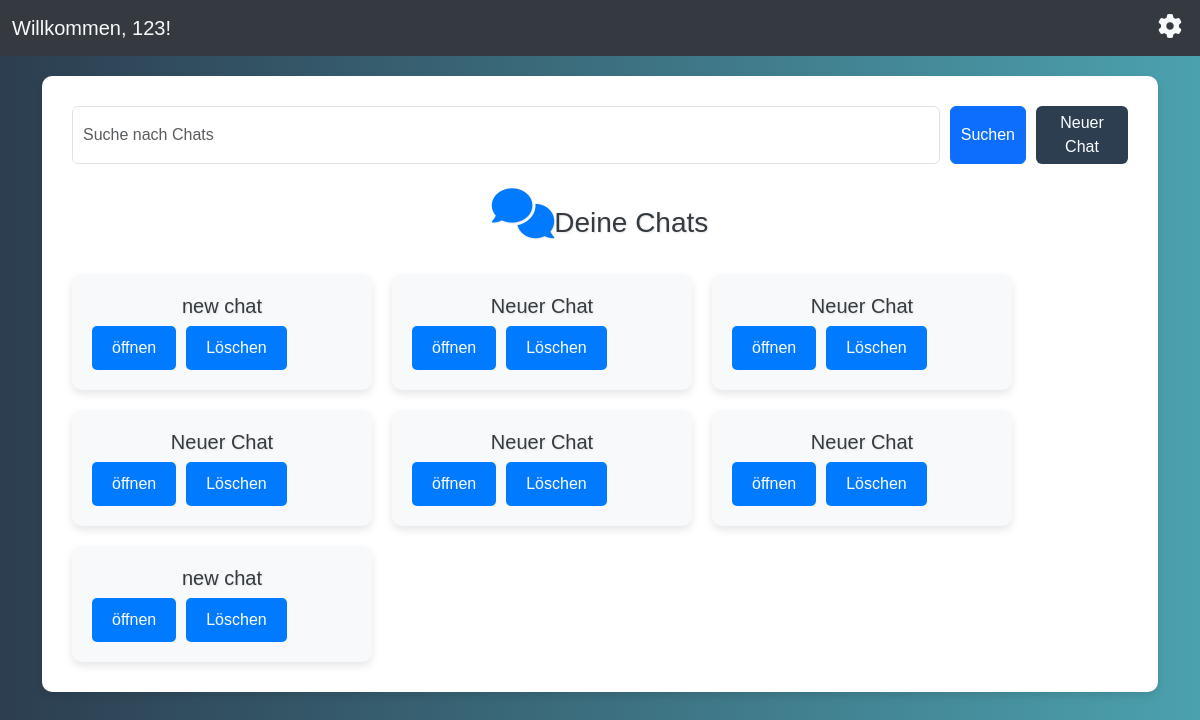
The page /pages/index.php (signed in) on the database its author committed.
### tables this page shows
CREATE TABLE "chat_records"
(
    id      INTEGER
        primary key autoincrement,
    user_id INTEGER not null,
    title   TEXT
);

### composables/db.php (called while the page is built)
<?php
function db(): PDO {
    static $pdo = new PDO('sqlite:../db/identifier.sqlite');
    $pdo->setAttribute(PDO::ATTR_ERRMODE, PDO::ERRMODE_EXCEPTION);
    return $pdo;
}

### pages/index.php (the view, shortened to what this page needs)
<?php
require_once "../composables/db.php";
$username = $_SESSION['username'];
$userid = $_SESSION['userid'];
$search_query = '';
if (isset($_GET['search'])) {
    $search_query = $_GET['search'];
    $chat_stmt = db()->prepare('SELECT * FROM chat_records WHERE user_id = :userid AND title LIKE :search');
    $chat_stmt->bindValue(':userid', $userid);
    $chat_stmt->bindValue(':search', '%' . $search_query . '%');
} else {
    $chat_stmt = db()->prepare('SELECT * FROM chat_records WHERE user_id = :userid');
    $chat_stmt->bindValue(':userid', $userid);
}
$chat_stmt->execute();
$chats = $chat_stmt->fetchAll(PDO::FETCH_ASSOC);
?>
<!DOCTYPE html>
<html lang="de">
<head>
    <link href="https://cdn.jsdelivr.net/npm/bootstrap@5.3.0-alpha1/dist/css/bootstrap.min.css" rel="stylesheet">
    <link href="https://cdnjs.cloudflare.com/ajax/libs/font-awesome/6.0.0-beta3/css/all.min.css" rel="stylesheet">
</head>
<body>
<nav class="navbar navbar-expand-lg navbar-dark">
    <div class="container-fluid">
        <a class="navbar-brand" href="#">Willkommen, <?php echo htmlspecialchars($username); ?>!</a>
        <div class="collapse navbar-collapse" id="navbarNav">
            <ul class="navbar-nav ms-auto">
                <li class="nav-item dropdown">
                    <button class="settings-button" id="welcomeButton">
                        <i class="fa-solid fa-gear"></i>
                    </button>
                </li>
            </ul>
        </div>
    </div>
</nav>
<div class="container">
    <div class="row">
        <div class="col-md-12">
            <div class="main-content text-center">
                <div class="search-bar">
                    <form method="GET" class="d-flex w-100">
                        <input type="text" name="search" class="form-control" placeholder="Suche nach Chats" value="<?= htmlspecialchars($search_query); ?>">
                        <button type="submit" class="btn btn-primary">Suchen</button>
                    </form>
                    <form method="POST">
                        <button type="submit" name="new_chat" class="btn btn-new-chat">Neuer Chat</button>
                    </form>
                </div>
                <h3 class="text-center mt-4"><i class="fas fa-comments icon"></i>Deine Chats</h3>
                <div class="chats-container mt-3">
                    <?php if (empty($chats)): ?>
                        <p class="text-center">Keine Chats vorhanden.</p>
                    <?php else: ?>
                        <?php foreach ($chats as $chat): ?>
                            <div class="chat-card">
                                <h5><?= htmlspecialchars($chat["title"]); ?></h5>
                                <div class="btn-group">
                                    <form action="./chat.php" method="get">
                                        <button type="submit">öffnen</button>
                                    </form>
                                    <form method="POST">
                                        <button type="submit" name="delete_chat" class="btn btn-delete">Löschen</button>
                                    </form>
                                </div>
                            </div>
                        <?php endforeach; ?>
                    <?php endif; ?>
                </div>
            </div>
        </div>
    </div>
</div>
</body>
</html>

### pages/index.php (style rules this page uses)
body { background: linear-gradient(to right, #2c3e50 0%, #4ca1af 100%); color: #343a40; font-family: 'Arial', sans-serif; }
.navbar { background: #343a40; }
.navbar-brand, .nav-link, .btn-outline-danger { color: #f8f9fa !important; }
.container { margin-top: 20px; }
.main-content { background: #ffffff; padding: 30px; border-radius: 10px; box-shadow: 0 4px 8px rgba(0, 0, 0, 0.1); position: relative; overflow: hidden; }
.main-content h3 { position: relative; z-index: 1; }
.chats-container { display: flex; flex-wrap: wrap; gap: 20px; position: relative; z-index: 1; }
.chat-card { background: #f8f9fa; padding: 20px; border-radius: 10px; width: 100%; max-width: 300px; box-shadow: 0 4px 8px rgba(0, 0, 0, 0.1); transition: transform 0.2s, box-shadow 0.2s; }
.chat-card h5 { color: #343a40; }
.chat-card .btn-group { display: flex; gap: 10px; }
.chat-card button { background: #007bff; color: #ffffff; border: none; border-radius: 5px; padding: 10px 20px; transition: background 0.3s; }
.btn-delete { background: #dc3545; color: #ffffff; border: none; border-radius: 5px; padding: 10px 20px; transition: background 0.3s; }
.btn-new-chat { background: #2c3e50; color: #ffffff; border: none; padding: 10px 20px; font-size: 16px; transition: background 0.3s; z-index: 1; }
.text-center { text-shadow: 1px 1px 2px rgba(0, 0, 0, 0.1); }
.icon { font-size: 50px; color: #007bff; margin-bottom: 20px; }
.search-bar { display: flex; gap: 10px; margin-bottom: 20px; }
.search-bar input { flex: 1; padding: 5px 10px; }
.search-bar button { padding: 5px 10px; }
.search-bar form { display: flex; gap: 10px; }
.settings-button { background: none; border: none; color: #f8f9fa; font-size: 20px; }
.settings-button .fa-gear { font-size: 24px; }

### rows shown on the page
chat_records: title "new chat"
chat_records: title "Neuer Chat"
chat_records: title "Neuer Chat"
chat_records: title "Neuer Chat"
chat_records: title "Neuer Chat"
chat_records: title "Neuer Chat"
chat_records: title "new chat"

### other values the page prints
$username "123"
